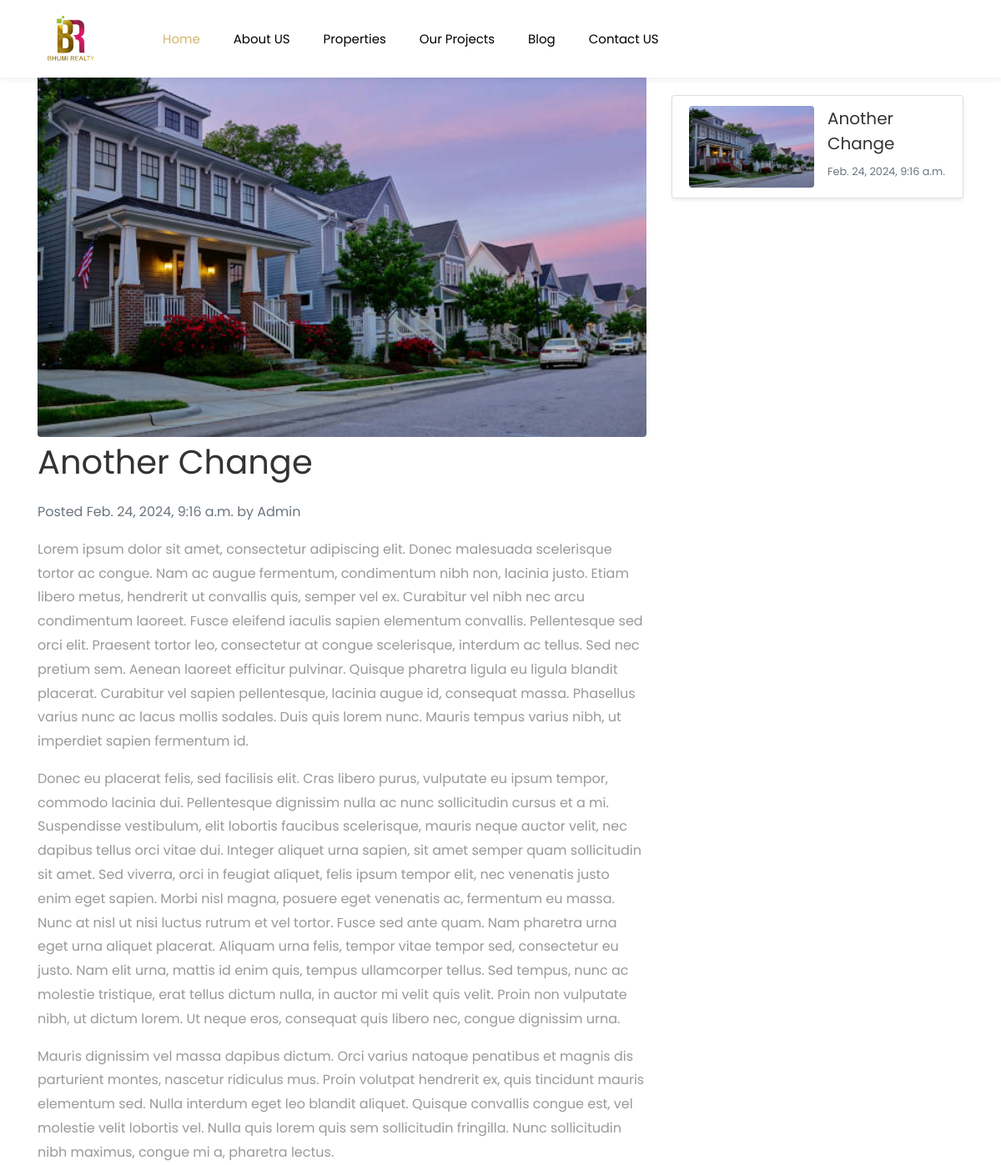
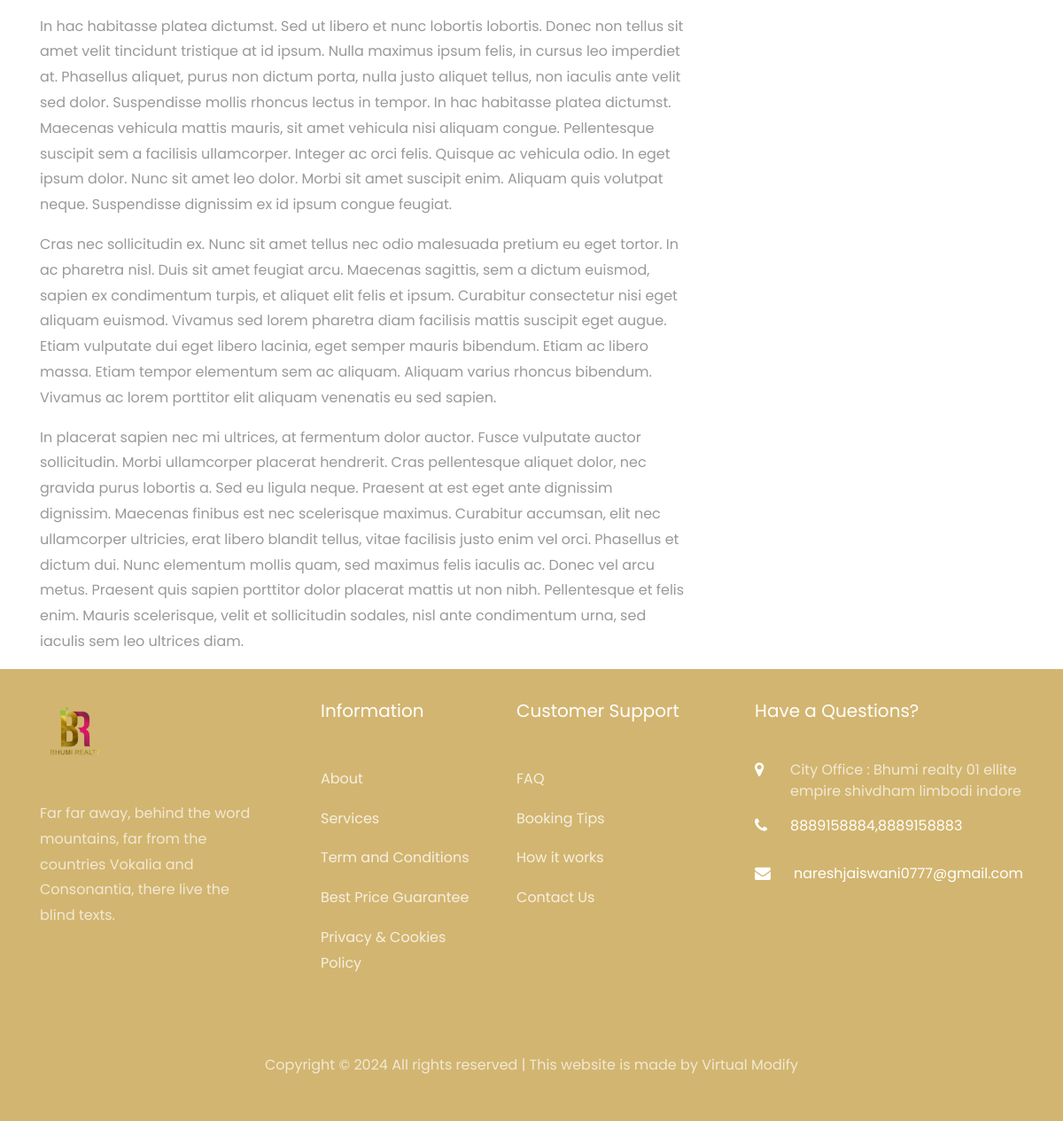
The page /blog/detail/1/ on the database its author committed (2 pictures, top to bottom).
### home/models.py (models this page shows, shortened)
class Blog(models.Model):
    title = models.CharField(max_length=200)
    content = models.TextField()
    image=models.ImageField(upload_to="blogs/")
    created_at = models.DateTimeField(auto_now_add=True)

### home/views.py (the view)
# urls.py: path("blog/detail/<int:id>/",views.blogDetail,name="blog_detail"),
def blogDetail(request,id):
    blog=get_object_or_404(Blog,id=id)
    blogs=Blog.objects.all().order_by("-created_at")
    return render(request,"blogs/blog_detail.html",context={"blog":blog,"blogs":blogs})

### templates/blogs/blog_detail.html (shortened to what this page needs)
{% extends "index.html" %}
{% load static %}
{% block content %}
{% include "includes/navbar.html" %}
  <div class="container mt-5">
    <div class="row">
      <div class="col-md-8">
        <article>
          <img src="{{blog.image.url}}" class="rounded" alt="Blog Post Image" width="100%" height="auto" class="blog-post-img mb-4">
          <h1 class="mb-3">{{blog.title}}</h1>
          <p class="text-muted mb-3">Posted {{blog.created_at}} by Admin</p>
          <p>{{blog.content|linebreaks}}</p>
        </article>
      </div>
      <div class="col-md-4">
  <div class="sidebar">
    <h3 class="mb-4">Recent Blogs</h3>
    <div class="list-group">
      <a href="{% url 'home:blog_detail' blog.id %}" class="list-group-item list-group-item-action mb-3 shadow-sm">
        <div class="d-flex justify-content-between">
          <img src="{{blog.image.url}}" width="150px" alt="Blog Post Image" class="mr-3 rounded">
          <div>
            <h5 class="mb-1">{{blog.title}}</h5>
            <small class="text-muted">{{blog.created_at}}</small>
          </div>
        </div>
      </a>
    </div>
  </div>
</div>
    </div>
  </div>
{% endblock content %}

### rows shown on the page
Blog: image (picture), title "Another Change", created_at "Feb. 24, 2024, 9:16 a.m.", content "Lorem ipsum dolor sit amet, consectetur adipiscing elit. Donec malesuada scelerisque tortor ac congue. Nam ac augue fermentum, condimentum nibh non, lacinia justo. Etiam libero metus, hendrerit ut convallis quis, semper vel ex. Curabitur vel nibh nec arcu condimentum laoreet. Fusce eleifend iaculis sapien elementum convallis. Pellentesque sed orci elit. Praesent tortor leo, consectetur at congue scelerisque, interdum ac tellus. Sed nec pretium sem. Aenean laoreet efficitur pulvinar. Quisque pharetra ligula eu ligula blandit placerat. Curabitur vel sapien pellentesque, lacinia augue id, consequat massa. Phasellus varius nunc ac lacus mollis sodales. Duis quis lorem nunc. Mauris tempus varius…"
